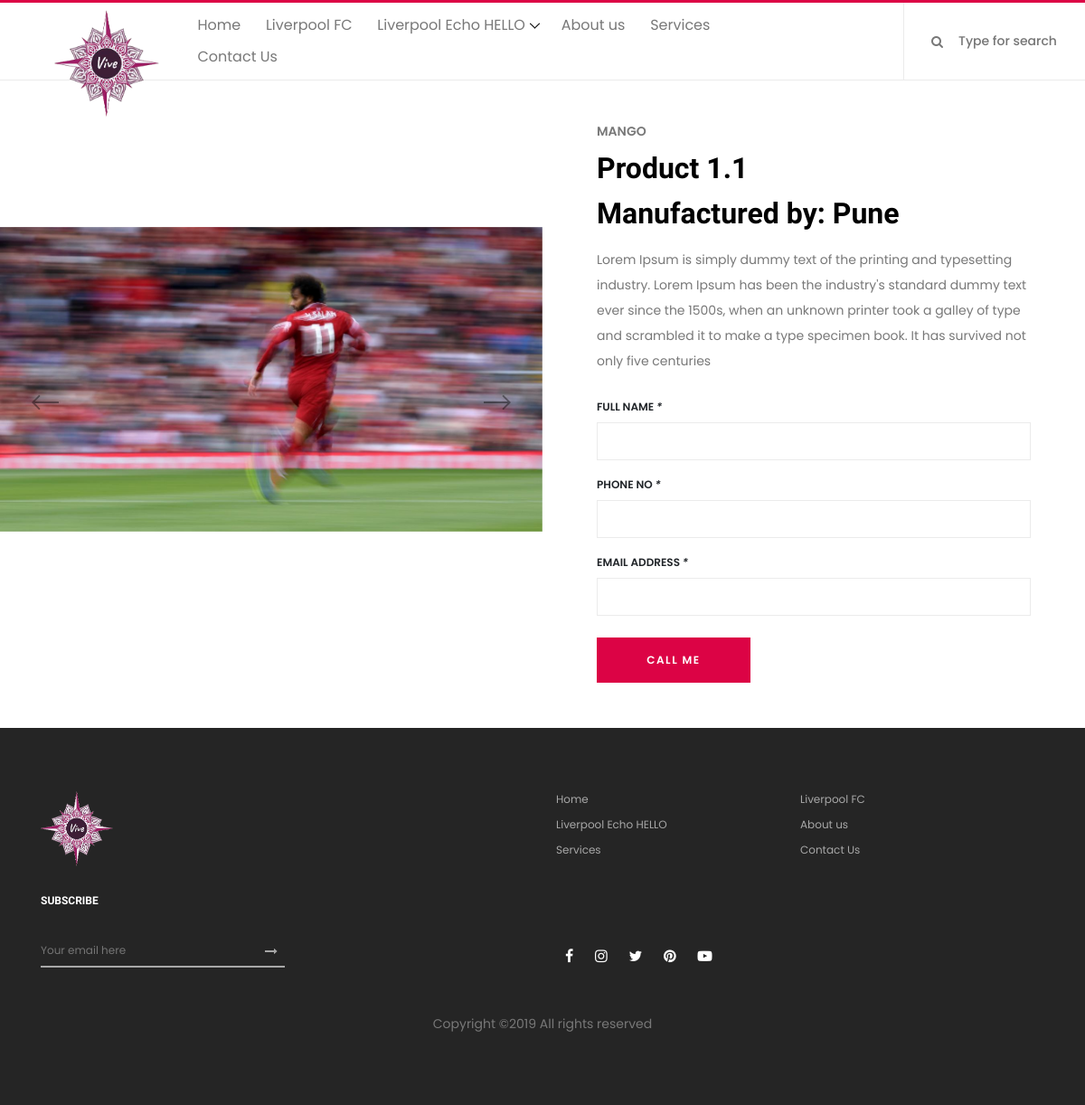
Screenshot of /index.php/product with the database file from the repository.
### tables this page shows
CREATE TABLE `menu_links` (
  `menu_id` smallint(3) UNSIGNED NOT NULL,
  `name` varchar(200) NOT NULL,
  `permalink` varchar(200) NOT NULL,
  `parent_id` smallint(3) NOT NULL,
  `is_deleted` tinyint(1) NOT NULL,
  `added_on` timestamp NULL DEFAULT CURRENT_TIMESTAMP,
  `modified_on` timestamp NOT NULL DEFAULT CURRENT_TIMESTAMP ON UPDATE CURRENT_TIMESTAMP
);

CREATE TABLE `product_images` (
  `product_id` mediumint(5) NOT NULL,
  `image_name` varchar(120) NOT NULL,
  `added_on` timestamp NOT NULL DEFAULT CURRENT_TIMESTAMP
);

CREATE TABLE `products` (
  `product_id` mediumint(5) NOT NULL,
  `permalink` varchar(250) NOT NULL,
  `menu_id` smallint(3) NOT NULL,
  `sub_menu_id` smallint(3) NOT NULL DEFAULT '0',
  `name` text NOT NULL,
  `description` text NOT NULL,
  `manufactured_by` varchar(200) NOT NULL,
  `is_deleted` tinyint(1) NOT NULL COMMENT '1 - Yes, 0 - No',
  `added_on` timestamp NOT NULL DEFAULT CURRENT_TIMESTAMP,
  `modified_on` timestamp NOT NULL DEFAULT CURRENT_TIMESTAMP ON UPDATE CURRENT_TIMESTAMP
);

### application/core/MY_Controller.php (called while the page is built, shortened)
<?php
class MY_Controller extends CI_Controller {
    public function frontEnd($common, $data = array(), $return = FALSE) {
        $this->load->model('menu_model');
        $nav['menus'] = $this->menu_model->get();
        if ($return):
            $this->load->view('common/header');
            $this->load->view('common/navigation', $nav);
            $this->load->view($common, $data);
            $this->load->view('common/footer');
        else:
            $this->load->view('common/header');
            $this->load->view('common/navigation', $nav);
            $this->load->view($common);
            $this->load->view('common/footer');
        endif;
    }
}
?>

### application/controllers/Product.php (called while the page is built, shortened)
<?php
class Product extends MY_Controller {
    public function index() {
        $permalink = !empty($this->uri->segment(2)) ? $this->uri->segment(2) : 0;
        $data['row'] = $this->dml->getRow(TBL_PRODUCTS, 'permalink', $permalink);
        if (!empty($data['row'])) {
            $data['images'] = $this->dml->get(TBL_PRODUCT_IMAGES, 'product_id', $data['row']['product_id']);
            $this->frontEnd('product-detail', $data, TRUE);
        } else {
            show_404();
        }
    }
}

### index.php (called while the page is built, shortened)
<?php
require_once BASEPATH.'core/CodeIgniter.php';

### application/models/Menu_model.php (called while the page is built)
<?php
class Menu_model extends CI_Model {
    public function get() {
        $this->db->select('menu_id AS id, permalink, name');
        $this->db->from(TBL_MENU_LINKS);
        $this->db->where('is_deleted', 0);
        $this->db->where('parent_id', 0);
        $result = $this->db->get()->result_array();
        foreach ($result AS $key => $menu) {
            $result[$key]['sub_menus'] = $this->getSubMenu($menu['id']);
        }
        return $result;
    }
    public function getSubMenu($menu_id) {
        $this->db->select('menu_id AS id, permalink, name');
        $this->db->from(TBL_MENU_LINKS);
        $this->db->where('parent_id', $menu_id);
        $this->db->where('is_deleted', 0);
        return $this->db->get()->result_array();
    }
}

### application/libraries/Dml.php (called while the page is built, shortened)
<?php
class Dml {
    private $CI;
    public function __construct() {
        $this->CI = & get_instance();
    }
    public function getRow($table, $field, $value) {
        $fields = $this->CI->db->list_fields($table);
        $columns = array_diff($fields, array('is_deleted', 'modified_on', 'password'));
        $fields = implode(',', $columns);
        $this->CI->db->select($fields);
        $this->CI->db->from($table);
        $this->CI->db->where($field, $value);
        $this->CI->db->limit(1);
        $que = $this->CI->db->get();
        return $que->row_array();
    }
    public function get($table, $field, $value) {
        $fields = $this->CI->db->list_fields($table);
        $columns = array_diff($fields, array('is_deleted', 'added_on', 'modified_on', 'password'));
        $fields = implode(',', $columns);
        $this->CI->db->select($fields);
        $this->CI->db->from($table);
        $this->CI->db->where($field, $value);
        return $this->CI->db->get()->result_array();
    }
}
?>

### application/views/product-detail.php (the view, shortened to what this page needs)
<section class="single_product_details_area d-flex align-items-center">
    <div class="single_product_thumb clearfix">
        <div class="product_thumbnail_slides owl-carousel">
            <?php foreach ($images AS $image): ?>
                <img src="<?php echo base_url('uploads/products/' . $image['image_name']); ?>" alt="<?php echo $row['name']; ?>">
            <?php endforeach; ?>
        </div>
    </div>
    <div class="single_product_desc clearfix">
        <span>mango</span>
        <h2><?php echo $row['name']; ?></h2>
        <h2>Manufactured by: <?php echo $row['manufactured_by']; ?></h2>
        <p class="product-desc"><?php echo $row['description']; ?></p>
        <div class="col-12 col-md-12">
            <div class="row">
                <div class="checkout_details_area mt-20 clearfix">
                    <form id="call_me" action="#" method="post">
                        <div class="row">
                            <div class="col-md-12 mb-3">
                                <label for="full_name">Full Name <i>*</i></label>
                                <input type="text" class="form-control" name="full_name" id="first_name" value="" >
                            </div>
                            <div class="col-12 mb-3">
                                <label for="phone_number">Phone No <i>*</i></label>
                                <input type="number" class="form-control" name="phone_number" id="phone_number" min="0" value="">
                            </div>
                            <div class="col-12 mb-4">
                                <label for="email_address">Email Address <i>*</i></label>
                                <input type="email" class="form-control" name="email" id="email_address" value="">
                            </div>
                            <div class="col-12">
                                <button type="submit" class="btn essence-btn" id="call_me_button">Call me</button>
                            </div>
                        </div>
                    </form>
                </div>
            </div>
        </div>
    </div>
</section>

### application/views/common/header.php (shortened to what this page needs)
<!DOCTYPE html>
<html lang="en">
    <head>
        <link rel="stylesheet" href="<?php echo base_url(); ?>assets/css/core-style.css">
        <link rel="stylesheet" href="<?php echo base_url(); ?>assets/css/style.css">
    </head>

### application/views/common/navigation.php (shortened to what this page needs)
<body>
    <header class="header_area">
        <div class="classy-nav-container breakpoint-off d-flex align-items-center justify-content-between">
            <nav class="classy-navbar" id="essenceNav">
                <a class="nav-brand" href="/"><img src="<?php echo base_url(); ?>assets/img/core-img/vivefab.png" alt="Vive Fashion World" width="130px" style="margin-top: 50px"></a>
                <div class="classy-menu">
                    <div class="classynav">
                        <ul>
                            <li><a href="/">Home</a></li>
                            <?php foreach($menus AS $menu) { ?>
                                <li>
                                    <a href="<?php echo base_url('products/'.$menu['permalink']); ?>"><?php echo $menu['name']; ?></a>
                                </li>
                            <?php } ?>
                            <li><a href="/about">About us</a></li>
                            <li><a href="/services">Services</a></li>
                            <li><a href="/contact">Contact Us</a></li>
                        </ul>
                    </div>
                </div>
            </nav>
            <div class="header-meta d-flex clearfix justify-content-end">
                <div class="search-area">
                    <form action="#" method="get">
                        <input type="search" name="search" class="input" placeholder="Type for search">
                        <button type="button" id="search_button"><i class="fa fa-search" aria-hidden="true"></i></button>
                     </form>
                </div>
            </div>
        </div>
    </header>

### application/views/common/footer.php (shortened to what this page needs)
<footer class="footer_area clearfix">
    <div class="container">
        <div class="row">
            <div class="col-12 col-md-6">
                <div class="single_widget_area d-flex mb-30">
                    <div class="footer-logo mr-50">
                        <a href="#"><img src="<?php echo base_url(); ?>assets/img/core-img/vivefab.png" height="80px" width="80px" alt=""></a>
                    </div>
                </div>
            </div>
            <div class="col-12 col-md-6">
                <div class="single_widget_area mb-30">
                    <ul class="footer_widget_menu">
                        <li><a href="/">Home</a></li>
                        <?php foreach ($menus AS $menu) { ?>
                            <li>
                                <a href="<?php echo base_url('products/' . $menu['id'] . '/0'); ?>"><?php echo $menu['name']; ?></a>
                            </li>
                        <?php } ?>
                        <li><a href="/about">About us</a></li>
                        <li><a href="/services">Services</a></li>
                        <li><a href="/contact">Contact Us</a></li>
                    </ul>
                </div>
            </div>
        </div>
        <div class="row align-items-end">
            <div class="col-12 col-md-6">
                <div class="single_widget_area">
                    <div class="footer_heading mb-30">
                        <h6>Subscribe</h6>
                    </div>
                    <div class="subscribtion_form">
                        <form action="#" method="post">
                            <input type="email" name="mail" class="mail" placeholder="Your email here">
                            <button type="submit" class="submit"><i class="fa fa-long-arrow-right" aria-hidden="true"></i></button>
                        </form>
                    </div>
                </div>
            </div>
            <div class="col-12 col-md-6">
                <div class="single_widget_area">
                    <div class="footer_social_area">
                        <a href="#" data-toggle="tooltip" data-placement="top" title="Facebook"><i class="fa fa-facebook" aria-hidden="true"></i></a>
                        <a href="#" data-toggle="tooltip" data-placement="top" title="Instagram"><i class="fa fa-instagram" aria-hidden="true"></i></a>
                        <a href="#" data-toggle="tooltip" data-placement="top" title="Twitter"><i class="fa fa-twitter" aria-hidden="true"></i></a>
                        <a href="#" data-toggle="tooltip" data-placement="top" title="Pinterest"><i class="fa fa-pinterest" aria-hidden="true"></i></a>
                        <a href="#" data-toggle="tooltip" data-placement="top" title="Youtube"><i class="fa fa-youtube-play" aria-hidden="true"></i></a>
                    </div>
                </div>
            </div>
        </div>
        <div class="row mt-5">
            <div class="col-md-12 text-center">
                <p>
                    Copyright &copy;<script>document.write(new Date().getFullYear());</script> All rights reserved
                </p>
            </div>
        </div>
    </div>
</footer>
</body>
</html>

### assets/css/style.css (style rules this page uses)
.header_area .classy-navbar { min-width: 70% !important; width: 70%; flex: none; }
.header_area .header-meta { width: 30% !important; min-width: 30% !important; flex: none; }
.essence-btn { background-color: #dc0345; }
.header_area { border-top-color: #dc0345; }

### rows the page displays
menu_links: name "Liverpool FC"
menu_links: name "Liverpool Echo HELLO"
product_images: image_name (picture)
products: name "Product 1.1", manufactured_by "Pune", description "Lorem Ipsum is simply dummy text of the printing and typesetting industry. Lorem Ipsum has been the industry's standard dummy text ever since the 1500s, when an unknown printer took a galley of type and scrambled it to make a type specimen book. It has survived not only five centuries"
